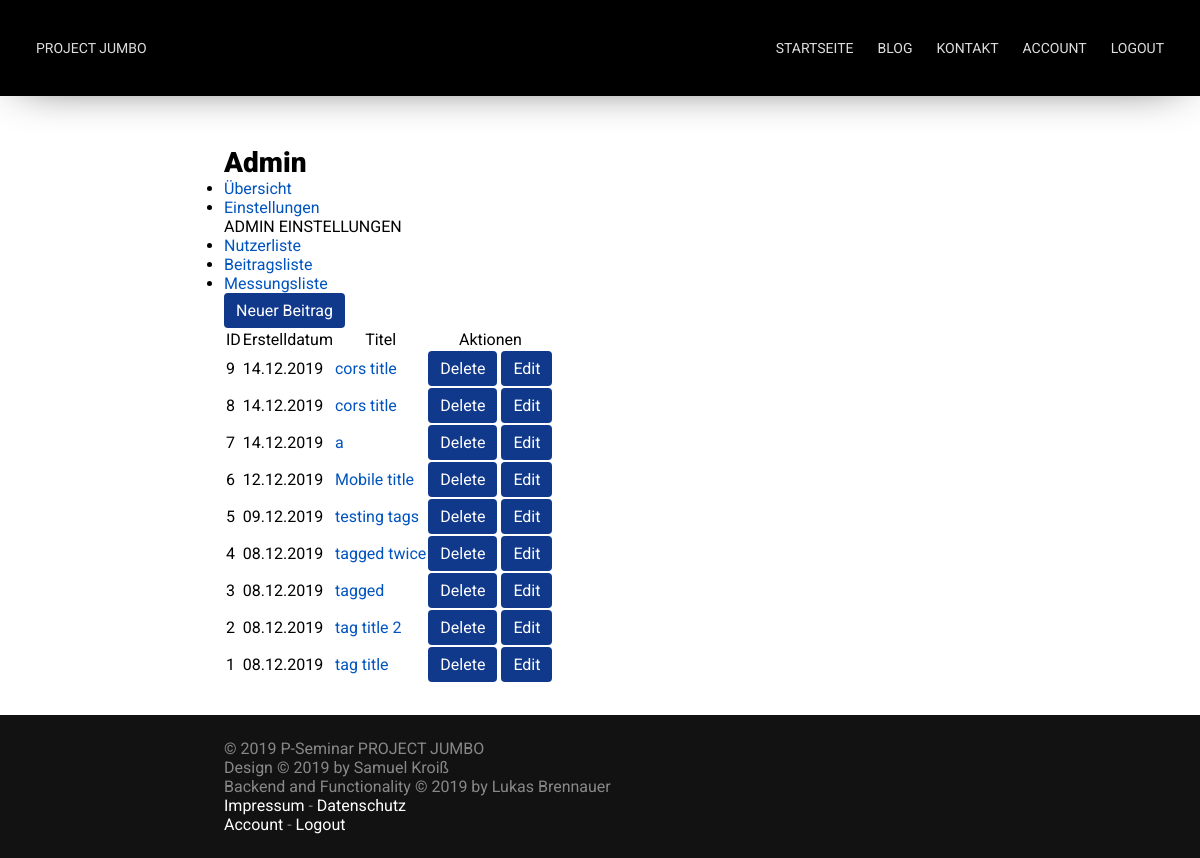
Screenshot of /admin/posts (signed in) with the database file from the repository.
### app/models.py (models this page shows, shortened)
class Blog_Post(db.Model):
    __tablename__ = 'blog_post'
    id = db.Column(db.Integer, primary_key=True)
    caption = db.Column(db.String, nullable=False)
    posted_by = db.Column(db.Integer, db.ForeignKey("user.id"))
    time_created = db.Column(db.DateTime, default=datetime.now() )
    tags = db.Column(db.String)
    comments = db.relationship('Comment')
    body = db.Column(db.String, nullable=False)
    images = db.Column(db.String)

### app/routes/admin_pages.py (the view)
@app.route('/admin/posts', methods=['GET'])
@login_required
def admin_posts():
    if current_user.admin_acc == True:
        posts = Blog_Post.query.order_by(-Blog_Post.id).all()
        return render_template("admin/posts.html", title="Admin", posts=posts)
    else:
        return render_template("errors/error.html", title="Error", error="You're not allowed to use that page!")

### app/models.py (called while the page is built)
@login.user_loader
def load_user(id):
    return User.query.get(id)

### templates/admin/posts.html
{% extends 'user/main.html' %}
{% block user_content %}
<a href="{{ url_for('admin_create_post') }}" class="button">Neuer Beitrag</a>
{% if posts|length < 1 %}
<p>Es sind keine Blogposts verfügbar.</p>
{% else %}
<table>
    <tr>
        <th>ID</th>
        <th>Erstelldatum</th>
        <th>Titel</th>
        <th>Aktionen</th>
    </tr>
    {% for post in posts %}
    <tr>
        <td>{{ post.id }}</td>
        <td>{{ post.time_created.__format__("%d.%m.%Y") }}</tds>
        <td><a href="{{ url_for( 'blog_post', id=post.id ) }}">{{ post.caption }}</a></td>
        <td>
            <a href="{{ url_for( 'delete', id=post.id ) }}" class="button">Delete</a>
            <a href="{{ url_for( 'edit', id=post.id ) }}" class="button">Edit</a>
        </td>
    </tr>
    {% endfor %}
</table>
{% endif %}
{% endblock %}

### static/css/main.css (style rules this page uses)
:root { --nav-link-color: #DEDEDE; --nav-link-color-hover: #FFFFFF; --link-color: #0054bf; }
* { margin: 0; padding: 0; font-family: 'Roboto', sans-serif; font-size: 16px; font-weight: 400; text-decoration: none; scroll-behavior: smooth; }
body { width: 100%; height: 100%; overflow-x: hidden; overflow-y: scroll; }
.button, input[type="submit"] { padding: 8px 12px; border-radius: 4px; display: inline-block; background: #11398B; color: #FFFFFF; transition: background 200ms; cursor: pointer; border: none; }
a { color: var(--link-color); }

### rows the page displays
Blog_Post: id "9", time_created.__format__ "14.12.2019", caption "cors title"
Blog_Post: id "8", time_created.__format__ "14.12.2019", caption "cors title"
Blog_Post: id "7", time_created.__format__ "14.12.2019", caption "a"
Blog_Post: id "6", time_created.__format__ "12.12.2019", caption "Mobile title"
Blog_Post: id "5", time_created.__format__ "09.12.2019", caption "testing tags"
Blog_Post: id "4", time_created.__format__ "08.12.2019", caption "tagged twice"
Blog_Post: id "3", time_created.__format__ "08.12.2019", caption "tagged"
Blog_Post: id "2", time_created.__format__ "08.12.2019", caption "tag title 2"
Blog_Post: id "1", time_created.__format__ "08.12.2019", caption "tag title"

### other values shown
{{ title }} "Admin"
